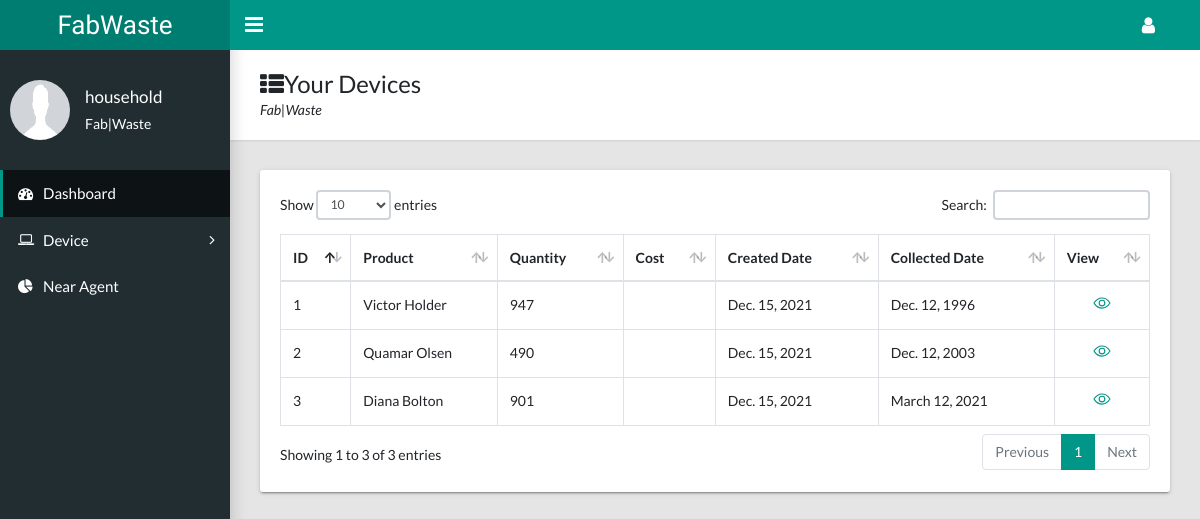
The page /product/view-product (signed in) on the database its author committed.
### userauth/models.py (models this page shows, shortened)
class UsersAccount(AbstractBaseUser, PermissionsMixin):
    email = models.EmailField(verbose_name='Email Address', unique=True)
    full_name = models.CharField(max_length=50)
    mobile = models.CharField(max_length=12, blank=True)
    is_active = models.BooleanField(default=False)
    is_staff = models.BooleanField(default=False)
    is_house_hold = models.BooleanField(default=False)
    is_agent = models.BooleanField(default=False)
    is_admin = models.BooleanField(default=False)
    location = models.CharField(max_length=100)
    created = models.DateTimeField(auto_now_add=True)
    updated = models.DateTimeField(auto_now=True)
    objects = CustomAccountManager()
    USERNAME_FIELD = 'email'
    REQUIRED_FIELDS = ['full_name']
    class Meta:
        verbose_name = 'Account'
        verbose_name_plural = 'Account'

### products/models.py (models this page shows, shortened)
class Product(models.Model):
    AVAILABILITY = (
        ('Available', 'Available'),
        ('Not_Available', 'Not_Available'),
    )
    STATUS = (
        ('UnSold', 'UnSold'), ('Collected', 'Collected'),
        ('Available', 'Available'), ('Denied', 'Denied'),
    )
    user = models.ForeignKey(UsersAccount, on_delete=models.DO_NOTHING)
    category = models.CharField(max_length=100)
    product_name = models.CharField(max_length=100)
    product_image = models.ImageField(upload_to='media')
    description = models.TextField()
    created_date = models.DateField(auto_now_add=True)
    collected_date = models.DateField()
    quantity = models.IntegerField()
    status = models.CharField(max_length=10, choices=STATUS, default='Pending')
    payed = models.BooleanField(default=False)
    desired_price = models.DecimalField(max_digits=10, decimal_places=0, default=0)
    buying_price = models.DecimalField(max_digits=10, decimal_places=0, default=0)
    selling_price = models.DecimalField(max_digits=10, decimal_places=0, default=0)
    district = models.CharField(max_length=100)
    sector = models.CharField(max_length=100)
    cell = models.CharField(max_length=100)
    village = models.CharField(max_length=100)
    road_number = models.CharField(max_length=100)
    house_number = models.CharField(max_length=100)

### products/views.py (the view)
# urls.py: path('view-product', houseHoldProducts, name='view_product'),
def houseHoldProducts(request):
    products = Product.objects.filter(user=request.user).order_by()
    return render(request, 'houseHoldProducts.html', {'products': products})

### templates/houseHoldProducts.html (shortened to what this page needs)
{% extends 'dashboard/dashboard.html' %}
{% load static %}
{% block dashboard_content %}
    <main class="app-content">
      <div class="app-title">
        <div>
          <h1><i class="fa fa-th-list"></i>Your Devices</h1>
          <p>Fab|Waste</p>
        </div>
      </div>
      <div class="row">
        <div class="col-md-12">
          <div class="tile">
            <div class="tile-body">
              <div class="table-responsive">
                <table class="table table-hover table-bordered" id="sampleTable">
                  <thead>
                    <tr>
                      <th>ID</th>
                      <th>Product</th>
                      <th>Quantity</th>
                      <th>Cost</th>
                      <th>Created Date</th>
                      <th>Collected Date</th>
                      <th>View</th>
                    </tr>
                  </thead>
                  <tbody>
                    {% for device in products %}
                        <tr>
                          <td>{{ device.id}}</td>
                          <td>{{ device.product_name}}</td>
                          <td>{{ device.quantity}}</td>
                          <td>{{ device.price}}</td>
                          <td>{{ device.created_date}}</td>
                          <td>{{ device.collected_date}}</td>
                          <td>
                            <div class="text-center">
                              <a href="{% url 'device_details' device.pk %}"><ion-icon name="eye-outline" style="font-size: large"></ion-icon></a>
                            </div>
                          </td>
                        </tr>
                    {% endfor %}
                  </tbody>
                </table>
              </div>
            </div>
          </div>
        </div>
      </div>
    </main>
    {% endblock %}

### templates/dashboard/includes/sidebar.html (shortened to what this page needs)
{% load static %}
    <aside class="app-sidebar">
      <div class="app-sidebar__user"><img class="app-sidebar__user-avatar" src="{% static 'images/profi.png' %}" alt="User Image" width="60" height="60">
        <div>
          <p class="app-sidebar__user-name">{{ request.user.full_name }}</p>
          <p class="app-sidebar__user-designation mt-1">Fab|Waste</p>
        </div>
      </div>
      {% if request.user.is_superuser %}
          <ul class="app-menu">
        <li><a class="app-menu__item active" href="{% url 'dashboard' %}"><i class="app-menu__icon fa fa-dashboard"></i><span class="app-menu__label">Dashboard</span></a></li>
        <li class="treeview"><a class="app-menu__item" href="#" data-toggle="treeview"><i class="app-menu__icon fa fa-laptop"></i><span class="app-menu__label">Categories</span><i class="treeview-indicator fa fa-angle-right"></i></a>
          <ul class="treeview-menu">
            <li><a class="treeview-item" href="{% url 'add_category' %}"><i class="icon fa fa-circle-o"></i>Add Categories</a></li>
          </ul>
        </li>
        <li class="treeview"><a class="app-menu__item" href="#" data-toggle="treeview"><i class="app-menu__icon fa fa-edit"></i><span class="app-menu__label">Devices</span><i class="treeview-indicator fa fa-angle-right"></i></a>
          <ul class="treeview-menu">
            <li><a class="treeview-item" href="{% url 'payed' %}"><i class="icon fa fa-circle-o"></i>Payed Devices</a></li>
            <li><a class="treeview-item" href="{% url 'un_payed' %}"><i class="icon fa fa-circle-o"></i>UnPayed Devices</a></li>
            <li><a class="treeview-item" href="{% url 'available_devices' %}"><i class="icon fa fa-circle-o"></i>Available Devices</a></li>
            <li><a class="treeview-item" href="{% url 'un_available' %}"><i class="icon fa fa-circle-o"></i>Unavailable Devices</a></li>
          </ul>
        </li>
        <li class="treeview"><a class="app-menu__item" href="#" data-toggle="treeview"><i class="app-menu__icon fa fa-edit"></i><span class="app-menu__label">User Management</span><i class="treeview-indicator fa fa-angle-right"></i></a>
          <ul class="treeview-menu">
            <li><a class="treeview-item" href="{% url 'list_user' %}"><i class="icon fa fa-circle-o"></i>All Users</a></li>
          </ul>
        </li>
      </ul>
      {% elif request.user.is_house_hold%}
       <ul class="app-menu">
        <li><a class="app-menu__item active" href="{% url 'dashboard' %}"><i class="app-menu__icon fa fa-dashboard"></i><span class="app-menu__label">Dashboard</span></a></li>
        <li class="treeview"><a class="app-menu__item" href="#" data-toggle="treeview"><i class="app-menu__icon fa fa-laptop"></i><span class="app-menu__label">Device</span><i class="treeview-indicator fa fa-angle-right"></i></a>
        </li>
        <li><a class="app-menu__item" href="{% url 'near_agent' %}"><i class="app-menu__icon fa fa-pie-chart"></i><span class="app-menu__label">Near Agent</span></a></li>
      </ul>
      {% endif %}
    </aside>

### rows shown on the page
UsersAccount: user.full_name "household"
Product: id "1", product_name "Victor Holder", quantity "947", created_date "Dec. 15, 2021", collected_date "Dec. 12, 1996"
Product: id "2", product_name "Quamar Olsen", quantity "490", created_date "Dec. 15, 2021", collected_date "Dec. 12, 2003"
Product: id "3", product_name "Diana Bolton", quantity "901", created_date "Dec. 15, 2021", collected_date "March 12, 2021"
